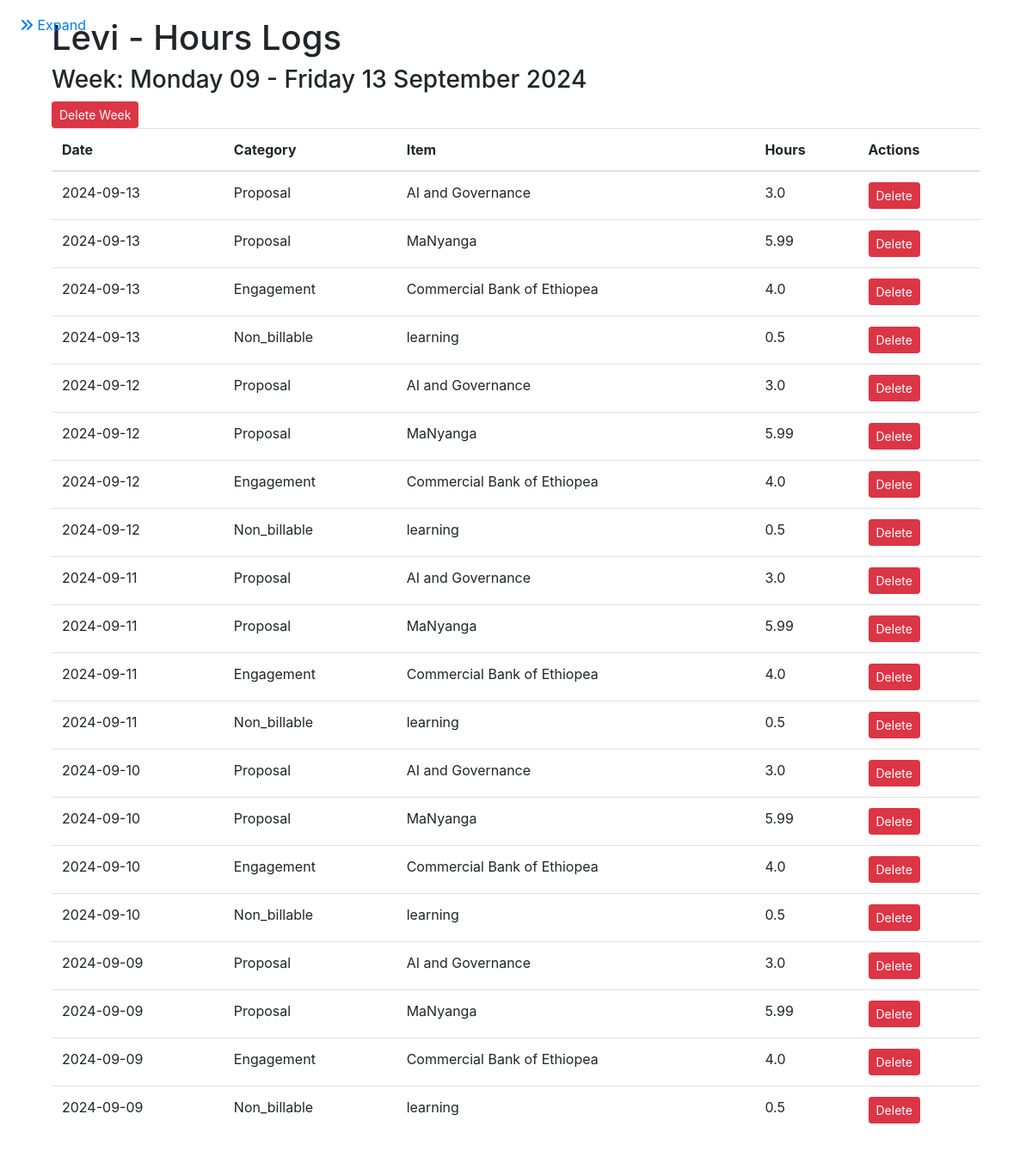
The app's page /view_logs/1 with its own data.
### app.py (models this page shows)
class Staff(db.Model):
    id = db.Column(db.Integer, primary_key=True)
    name = db.Column(db.String(100), nullable=False)
    email = db.Column(db.String(120), unique=True, nullable=False)
    leave_days_remaining = db.Column(db.Float, default=0.0)  # Leave days remaining in hours
    is_team_leader = db.Column(Boolean, default=False)  # New field to indicate if the staff is a team leader
    receive_notifications = db.Column(Boolean, default=True)  # New field for notification preferences
    engagements = db.relationship('Engagement', backref='team_leader', lazy=True)
    proposals = db.relationship('Proposal', backref='team_leader', lazy=True)
    hours_logs = db.relationship('HoursLog', backref='staff_member', lazy=True)
    leave_records = db.relationship('LeaveRecord', backref='staff', lazy=True)
    utilizations = db.relationship('Utilization', backref='staff', lazy=True)

class HoursLog(db.Model):
    id = db.Column(db.Integer, primary_key=True)
    staff_id = db.Column(db.Integer, db.ForeignKey('staff.id'))
    category = db.Column(db.String(20), nullable=False)
    item_id = db.Column(db.Integer, nullable=False)
    hours = db.Column(db.Float, nullable=False)
    date = db.Column(db.Date, nullable=False)  # Changed from week_start to date

class Proposal(db.Model):
    id = db.Column(db.Integer, primary_key=True)
    name = db.Column(db.String(100), nullable=False)
    team_leader_id = db.Column(db.Integer, db.ForeignKey('staff.id'))
    status = db.Column(db.String(10), nullable=False)

class Engagement(db.Model):
    id = db.Column(db.Integer, primary_key=True)
    name = db.Column(db.String(100), nullable=False)
    team_leader_id = db.Column(db.Integer, db.ForeignKey('staff.id'))
    status = db.Column(db.String(10), nullable=False)

class NonBillable(db.Model):
    id = db.Column(db.Integer, primary_key=True)
    name = db.Column(db.String(100), nullable=False)

### app.py (the view, shortened to what this page needs)
@app.route('/view_logs/<int:staff_id>', methods=['GET', 'POST'])
def view_logs(staff_id):
    staff = Staff.query.get_or_404(staff_id)
    page = request.args.get('page', 1, type=int)
    per_page = 50  # Number of logs to display per page
    logs = HoursLog.query.filter_by(staff_id=staff_id).order_by(HoursLog.date.desc()).paginate(page=page,
                                                                                               per_page=per_page)
    grouped_logs = {}
    for log in logs.items:
        start_of_week = log.date - timedelta(days=log.date.weekday())  # Monday of the week
        end_of_week = start_of_week + timedelta(days=4)  # Friday of the week
        week_label = f"{start_of_week.strftime('%A %d')} - {end_of_week.strftime('%A %d %B %Y')}"
        if week_label not in grouped_logs:
            grouped_logs[week_label] = []
        grouped_logs[week_label].append(log)
    return render_template('staff_logs.html', staff=staff, grouped_logs=grouped_logs, Proposal=Proposal,
                           Engagement=Engagement, NonBillable=NonBillable, logs=logs)

### templates/staff_logs.html (shortened to what this page needs)
{% extends 'base.html' %}
{% block content %}
<h1>{{ staff.name }} - Hours Logs</h1>
{% for week, week_logs in grouped_logs.items() %}
    <h3>Week: {{ week }}</h3>
    <form method="post" style="display:inline;">
        <button type="submit" class="btn btn-danger btn-sm" onclick="return confirm('Are you sure you want to delete all logs for this week?')">Delete Week</button>
    </form>
    <table class="table">
        <thead>
            <tr>
                <th>Date</th>
                <th>Category</th>
                <th>Item</th>
                <th>Hours</th>
                <th>Actions</th>
            </tr>
        </thead>
        <tbody>
            {% for log in week_logs %}
            <tr>
                <td>{{ log.date }}</td>
                <td>{{ log.category.capitalize() }}</td>
                <td>
                    {% if log.category == 'proposal' %}
                        {{ Proposal.query.get(log.item_id).name }}
                    {% elif log.category == 'engagement' %}
                        {{ Engagement.query.get(log.item_id).name }}
                    {% elif log.category == 'non_billable' %}
                        {{ NonBillable.query.get(log.item_id).name }}
                    {% endif %}
                </td>
                <td>{{ log.hours }}</td>
                <td>
                    <form method="post" class="d-inline">
                        <button type="submit" class="btn btn-danger btn-sm">Delete</button>
                    </form>
                </td>
            </tr>
            {% endfor %}
        </tbody>
    </table>
{% endfor %}
{% endblock %}

### templates/base.html (style rules this page uses)
html, body { height: 100%; margin: 0; }

### records on screen
Staff: name "Levi"
HoursLog: date "2024-09-13", category "Proposal", hours "3.0"
Proposal: query.get "AI and Governance"
HoursLog: date "2024-09-13", category "Proposal", hours "5.99"
Proposal: query.get "MaNyanga"
HoursLog: date "2024-09-13", category "Engagement", hours "4.0"
Engagement: query.get "Commercial Bank of Ethiopea"
HoursLog: date "2024-09-13", category "Non_billable", hours "0.5"
NonBillable: query.get "learning"
HoursLog: date "2024-09-12", category "Proposal", hours "3.0"
HoursLog: date "2024-09-12", category "Proposal", hours "5.99"
HoursLog: date "2024-09-12", category "Engagement", hours "4.0"
HoursLog: date "2024-09-12", category "Non_billable", hours "0.5"
HoursLog: date "2024-09-11", category "Proposal", hours "3.0"
HoursLog: date "2024-09-11", category "Proposal", hours "5.99"
HoursLog: date "2024-09-11", category "Engagement", hours "4.0"
HoursLog: date "2024-09-11", category "Non_billable", hours "0.5"
HoursLog: date "2024-09-10", category "Proposal", hours "3.0"
HoursLog: date "2024-09-10", category "Proposal", hours "5.99"
HoursLog: date "2024-09-10", category "Engagement", hours "4.0"
HoursLog: date "2024-09-10", category "Non_billable", hours "0.5"
HoursLog: date "2024-09-09", category "Proposal", hours "3.0"
HoursLog: date "2024-09-09", category "Proposal", hours "5.99"
HoursLog: date "2024-09-09", category "Engagement", hours "4.0"
HoursLog: date "2024-09-09", category "Non_billable", hours "0.5"

### other values on screen
{{ week }} "Monday 09 - Friday 13 September 2024"
